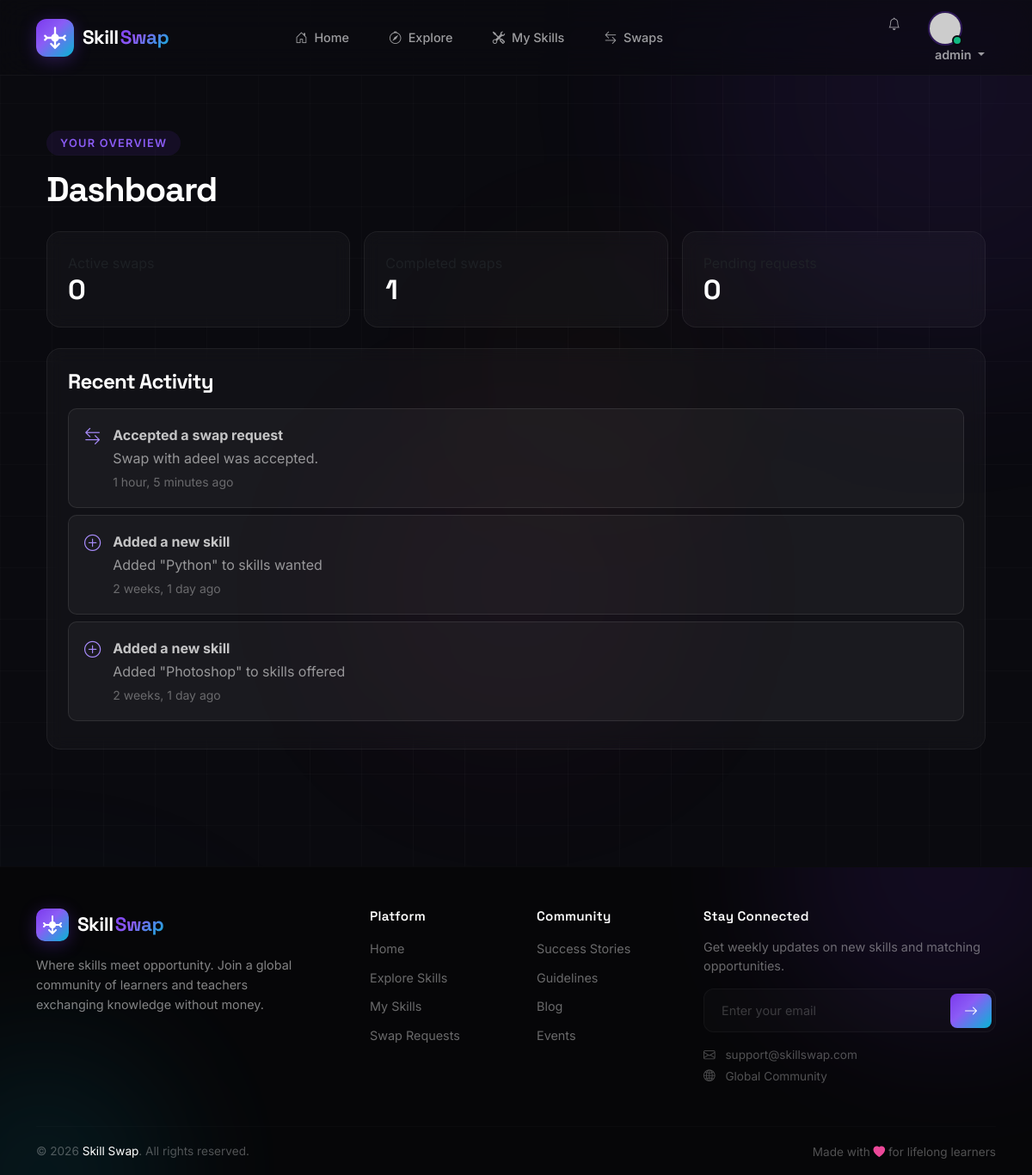
The app's page /dashboard/ (signed in) with its own data.
### swap/models.py (models this page shows, shortened)
class Activity(models.Model):
    user = models.ForeignKey(User, on_delete=models.CASCADE, related_name='activities')
    title = models.CharField(max_length=100)
    description = models.TextField(max_length=500)
    icon = models.CharField(max_length=50, default='bi bi-arrow-left-right')
    color = models.CharField(max_length=100, default='linear-gradient(135deg, #7c3aed, #8b5cf6)')
    created_at = models.DateTimeField(auto_now_add=True)

### swap/views.py (the view)
# urls.py: path('dashboard/', views.dashboard, name='dashboard'),
@login_required
def dashboard(request):
    user_swaps = SwapRequest.objects.filter(Q(requester=request.user) | Q(recipient=request.user))
    context = {
        'active_count': user_swaps.filter(status='accepted').count(),
        'completed_count': user_swaps.filter(status='completed').count(),
        'pending_count': user_swaps.filter(status='pending').count(),
        'recent_activity': Activity.objects.filter(user=request.user).order_by('-created_at')[:8],
    }
    return render(request, 'swap/dashboard.html', context)

### swap/context_processors.py (called while the page is built)
def notification_counts(request):
    if not request.user.is_authenticated:
        return {}
    from .models import Notification, SwapRequest, Message
    return {
        'unread_swap_requests': SwapRequest.objects.filter(recipient=request.user, status='pending').count(),
        'unread_notifications': Notification.objects.filter(user=request.user, is_read=False).count(),
        'unread_messages': Message.objects.filter(recipient=request.user, is_read=False).count(),
    }

### templates/swap/dashboard.html
{% extends 'base.html' %}{% block title %}Dashboard - Skill Swap{% endblock %}{% block content %}<section class="py-5"><div class="container"><span class="section-tag">Your overview</span><h1 class="text-white mt-2 mb-4">Dashboard</h1><div class="row g-3 mb-4"><div class="col-md-4"><div class="glass p-4"><span class="text-muted">Active swaps</span><h2 class="text-white mb-0">{{ active_count }}</h2></div></div><div class="col-md-4"><div class="glass p-4"><span class="text-muted">Completed swaps</span><h2 class="text-white mb-0">{{ completed_count }}</h2></div></div><div class="col-md-4"><div class="glass p-4"><span class="text-muted">Pending requests</span><h2 class="text-white mb-0">{{ pending_count }}</h2></div></div></div><div class="glass p-4"><h4 class="text-white mb-3">Recent Activity</h4>{% for activity in recent_activity %}<div class="notification-item"><i class="{{ activity.icon }}"></i><div><strong>{{ activity.title }}</strong><p>{{ activity.description }}</p><small>{{ activity.created_at|timesince }} ago</small></div></div>{% empty %}<p class="text-muted">Your recent activity will appear here.</p>{% endfor %}</div></div></section>{% endblock %}

### templates/base.html (shortened to what this page needs)
{% load static %}
<!DOCTYPE html>
<html lang="en">
<head>
    <link href="https://cdn.jsdelivr.net/npm/bootstrap@5.3.8/dist/css/bootstrap.min.css" rel="stylesheet">
    <link rel="stylesheet" href="https://cdn.jsdelivr.net/npm/bootstrap-icons@1.11.0/font/bootstrap-icons.css">
    <link rel="stylesheet" href="{% static 'css/style.css' %}">
</head>
<body>
    <div class="bg-decoration">
        <div class="orb orb-1"></div>
        <div class="orb orb-3"></div>
        <div class="orb orb-4"></div>
        <div class="grid-pattern"></div>
    </div>
    <nav class="navbar navbar-expand-lg fixed-top glass-nav">
        <div class="container">
            <a class="navbar-brand" href="{% url 'index' %}">
                <div class="brand-wrapper">
                    <div class="brand-icon">
                    </div>
                    <div class="brand-text">
                        <span class="brand-name">Skill</span>
                        <span class="brand-name gradient-text">Swap</span>
                    </div>
                </div>
            </a>
            <div class="collapse navbar-collapse" id="mainNavbar">
                <ul class="navbar-nav mx-auto mb-2 mb-lg-0 gap-2">
                    <li class="nav-item">
                        <a class="nav-link {% if request.resolver_match.url_name == 'index' %}active{% endif %}" href="{% url 'index' %}">
                            <i class="bi bi-house-door me-1"></i> Home
                        </a>
                    </li>
                    <li class="nav-item">
                        <a class="nav-link {% if request.resolver_match.url_name == 'skill_list' %}active{% endif %}" href="{% url 'skill_list' %}">
                            <i class="bi bi-compass me-1"></i> Explore
                        </a>
                    </li>
                    <li class="nav-item">
                        <a class="nav-link {% if request.resolver_match.url_name == 'my_skills' %}active{% endif %}" href="{% url 'my_skills' %}">
                            <i class="bi bi-tools me-1"></i> My Skills
                        </a>
                    </li>
                    <li class="nav-item">
                        <a class="nav-link position-relative {% if request.resolver_match.url_name == 'requests' %}active{% endif %}" href="{% url 'requests' %}">
                            <i class="bi bi-arrow-left-right me-1"></i> Swaps
                        </a>
                    </li>
                </ul>
                <ul class="navbar-nav ms-auto">
                    {% if user.is_authenticated %}
                    <li class="nav-item">
                        <a class="nav-link position-relative" href="{% url 'notifications' %}" aria-label="Notifications">
                            <i class="bi bi-bell"></i>
                        </a>
                    </li>
                    <li class="nav-item dropdown">
                        <a class="nav-link dropdown-toggle user-menu" href="#" data-bs-toggle="dropdown">
                            <div class="user-avatar-wrapper">
                                {% if user.profile.avatar %}
                                <img src="{{ user.profile.avatar.url }}" alt="{{ user.username }}" class="user-avatar">
                                {% else %}
                                <img src="https://ui-avatars.com/api/?name={{ user.username|urlencode }}&background=7c3aed&color=fff&size=40&bold=true"
                                     alt="{{ user.username }}"
                                     class="user-avatar">
                                {% endif %}
                                <span class="online-indicator"></span>
                            </div>
                            <span class="d-none d-md-inline ms-2 fw-semibold">{{ user.username }}</span>
                        </a>
                    </li>
                    {% endif %}
                </ul>
            </div>
        </div>
    </nav>
    <main>
        <div class="page-wrapper">
            <div class="container py-4">
                <div class="content-area">
                    {% block content %}{% endblock %}
                </div>
            </div>
        </div>
    </main>
    <footer class="premium-footer">
        <div class="footer-shapes">
            <div class="shape shape-1"></div>
            <div class="shape shape-2"></div>
        </div>
        <div class="container position-relative">
            <div class="row g-5 py-5">
                <div class="col-lg-4 col-md-6">
                    <div class="footer-brand mb-3">
                        <div class="brand-wrapper">
                            <div class="brand-icon small">
                            </div>
                            <div class="brand-text">
                                <span class="brand-name">Skill</span>
                                <span class="brand-name gradient-text">Swap</span>
                            </div>
                        </div>
                    </div>
                    <p class="footer-description">
                        Where skills meet opportunity. Join a global community of learners and teachers exchanging knowledge without money.
                    </p>
                </div>
                <div class="col-lg-2 col-md-6">
                    <h6 class="footer-heading">Platform</h6>
                    <ul class="footer-links">
                        <li><a href="{% url 'index' %}">Home</a></li>
                        <li><a href="{% url 'skill_list' %}">Explore Skills</a></li>
                        <li><a href="{% url 'my_skills' %}">My Skills</a></li>
                        <li><a href="{% url 'requests' %}">Swap Requests</a></li>
                    </ul>
                </div>
                <div class="col-lg-2 col-md-6">
                    <h6 class="footer-heading">Community</h6>
                    <ul class="footer-links">
                        <li><a href="#">Success Stories</a></li>
                        <li><a href="#">Guidelines</a></li>
                        <li><a href="#">Blog</a></li>
                        <li><a href="#">Events</a></li>
                    </ul>
                </div>
                <div class="col-lg-4 col-md-6">
                    <h6 class="footer-heading">Stay Connected</h6>
                    <p class="footer-text">Get weekly updates on new skills and matching opportunities.</p>
                    <form method="post" action="#" class="newsletter-group">
                        <input type="email" name="email" class="newsletter-input" placeholder="Enter your email" required>
                        <button type="submit" class="newsletter-button">
                            <i class="bi bi-arrow-right"></i>
                        </button>
                    </form>
                    <div class="footer-contact">
                        <span><i class="bi bi-envelope"></i> support@skillswap.com</span>
                        <span><i class="bi bi-globe2"></i> Global Community</span>
                    </div>
                </div>
            </div>
            <div class="footer-bottom">
                <div class="row align-items-center">
                    <div class="col-md-6 text-center text-md-start">
                        <p class="footer-copyright">
                            &copy; {% now "Y" %} <span class="text-white">Skill Swap</span>. All rights reserved.
                        </p>
                    </div>
                    <div class="col-md-6 text-center text-md-end">
                        <span class="footer-heart">
                            Made with <i class="bi bi-heart-fill"></i> for lifelong learners
                        </span>
                    </div>
                </div>
            </div>
        </div>
    </footer>
</body>
</html>

### records on screen
Activity: title "Accepted a swap request", description "Swap with adeel was accepted.", created_at "1 hour, 5 minutes"
Activity: title "Added a new skill", description "Added \"Python\" to skills wanted", created_at "2 weeks, 1 day"
Activity: title "Added a new skill", description "Added \"Photoshop\" to skills offered", created_at "2 weeks, 1 day"

### other values on screen
{{ user.username }} "admin"
{{ active_count }} "0"
{{ completed_count }} "1"
{{ pending_count }} "0"
